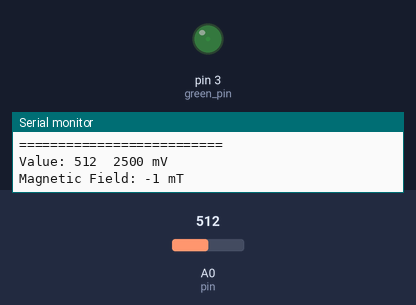
This sketch was run on a simulated Arduino Uno, built with avr-gcc and run on an emulated ATmega328P. Shown: output pins drawn as LEDs (lit = HIGH), the last lines printed to the serial monitor. The inputs (shaded band) are chosen by the test bench; at power-on: A0 (pin) = 512.

Above: at 1.2 s.
1.3 s: A0 (pin) set to 306
At 2.5 s:
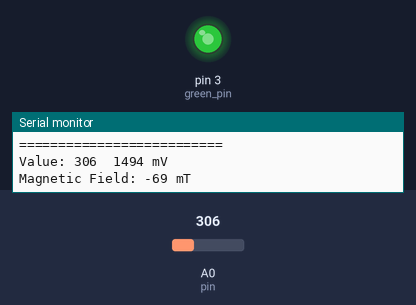
2.8 s: A0 (pin) set to 122
At 4.0 s:
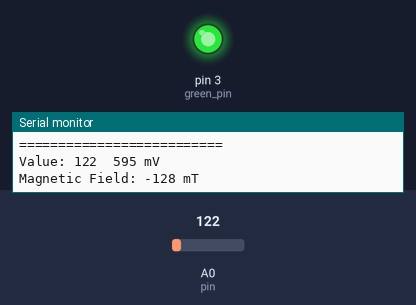
4.3 s: A0 (pin) set to 511
At 5.3 s:
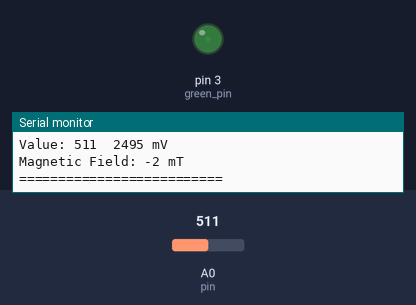
7.3 s: A0 (pin) set to 1023
At 8.3 s:
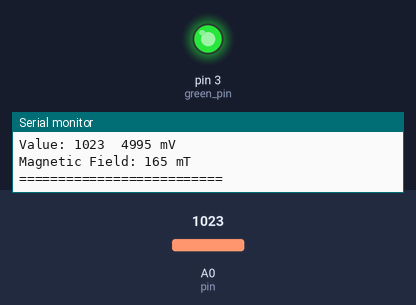
Timing chart, 0 to 9.8 s (numbered marks = the images above; inputs shaded):
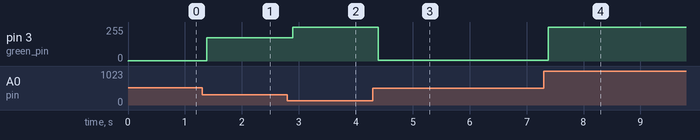

Measured:
- after the input at 1.3 s, pin 3 (green_pin): 2/255 → 175/255 after 0.09 s
- after the input at 2.8 s, pin 3 (green_pin): 175/255 → 255/255 after 0.09 s
- after the input at 4.3 s, pin 3 (green_pin): 255/255 → 5/255 after 0.10 s
- after the input at 7.3 s, pin 3 (green_pin): 5/255 → 255/255 after 0.08 s

The sketch:

hall2.ino
```cpp
int pin = A0;         //Pin εισόδου αισθητήρα Hall
int vcc = 5000;       //Τάση τροφοδοσίας αισθητήρα Hall σε mV
int green_pin = 3;

int value;            //Μεταβλητή τιμής στο εύρος 0-1023
int voltage;          //Μεταβλητή τάσης στο εύρος 0-Vcc
int field;            //Μεταβλητή τιμής πεδίου σε mT

void setup() {
  Serial.begin(9600); //Έναρξη σειριακής επικοινωνίας
  pinMode(green_pin, OUTPUT);
}

void loop() {
  value = analogRead(pin); //Ανάγνωση τιμής του αισθητήρα Hall
  voltage = value * (vcc / 1024.0); //Μετατροπή σε τιμή τάσης (mV)
  field = map(voltage, 1000, 4000, -100, 100); //Υπολογισμός μαγνητικού πεδίου (mT)
  field = field - 1;


  int brightness = map(abs(field), 0, 100, 0, 255);
  brightness = constrain(brightness, 0, 255); // ασφάλεια
  analogWrite(green_pin, brightness);


  //Εμφάνιση αποτελεσμάτων
  Serial.print("Value: ");
  Serial.print(value);
  Serial.print("\t");
  Serial.print(voltage);
  Serial.println(" mV");
  Serial.print("Magnetic Field: ");
  Serial.print(field);
  Serial.println(" mT");
  Serial.println("==========================");
  delay(100); //Λήψη νέας τιμής κάθε 0,1sec
}
```
